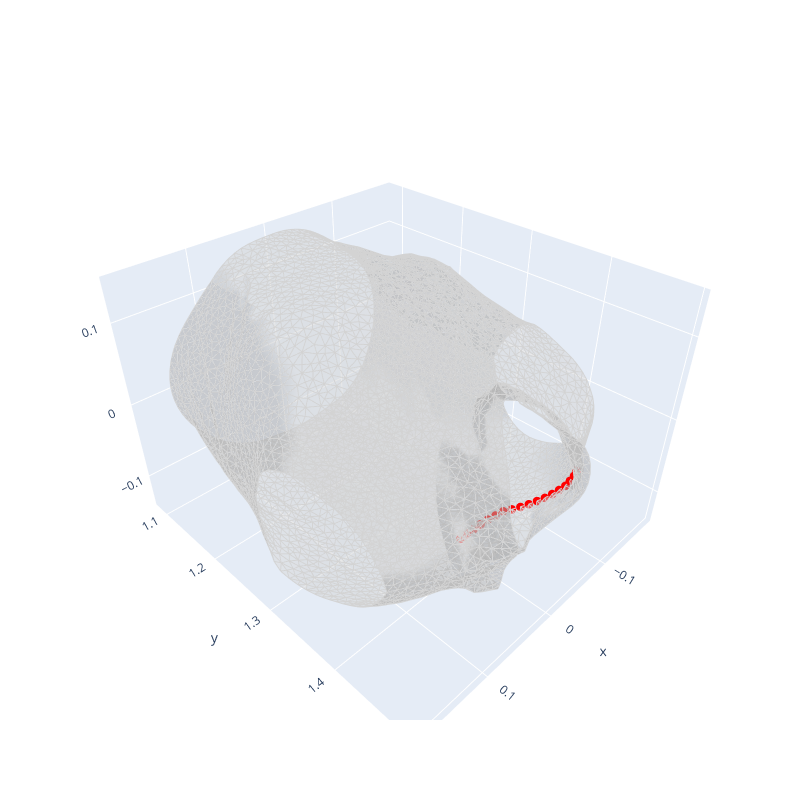

Notebook code for this chart:
### Code cell
vertices = simulated_garment_mesh.vertices[[53, 165]]
vertices = simulated_garment_mesh.vertices[
    stitch_vertex_mask_dict[6]
]

visualize_meshes_plotly(
    [simulated_garment_mesh],
    color_list=["lightgray"],
    show_edges=True,
    vertices_list=[
        vertices
    ],
    vertices_color_list=["red"],
    vertex_marker_size=5
)

### Figure 1 — Plotly figure (JSON) as saved in the notebook; plotly's stock layout.template omitted (floating-point values rounded to 4 significant figures; data arrays with more than 128 entries replaced by an {"elided": "..."} marker saying what was removed)
{"data": [{"color": "lightgray", "i": {"elided": "8320 int values"}, "j": {"elided": "8320 int values"}, "k": {"elided": "8320 int values"}, "opacity": 0.5, "type": "mesh3d", "x": {"elided": "4610 float values"}, "y": {"elided": "4610 float values"}, "z": {"elided": "4610 float values"}}, {"line": {"color": "lightgray", "width": 2}, "mode": "lines", "name": "Edges", "type": "scatter3d", "x": {"elided": "74880 float values"}, "y": {"elided": "74880 float values"}, "z": {"elided": "74880 float values"}}, {"marker": {"color": "red", "opacity": 1, "size": 5}, "mode": "markers", "name": "Vertices", "type": "scatter3d", "x": [-0.09665, -0.09665, -0.09665, -0.09665, 0.0006441, 0.0006441, 0.0006441, 0.0006441, -0.009415, -0.009415, -0.01939, -0.01939, -0.02908, -0.02908, -0.03852, -0.03852, -0.04763, -0.04763, -0.05623, -0.05623, -0.06404, -0.06404, -0.07141, -0.07141, -0.0781, -0.0781, -0.08393, -0.08393, -0.08841, -0.08841, -0.09202, -0.09202, -0.09489, -0.09489, -0.09689, -0.09689, -0.0975, -0.0975, -0.09756, -0.09756], "y": [1.455, 1.455, 1.455, 1.455, 1.384, 1.384, 1.384, 1.384, 1.385, 1.385, 1.386, 1.386, 1.388, 1.388, 1.39, 1.39, 1.393, 1.393, 1.397, 1.397, 1.403, 1.403, 1.408, 1.408, 1.415, 1.415, 1.421, 1.421, 1.427, 1.427, 1.434, 1.434, 1.439, 1.439, 1.445, 1.445, 1.449, 1.449, 1.453, 1.453], "z": [-0.04067, -0.04067, -0.04067, -0.04067, -0.1212, -0.1212, -0.1212, -0.1212, -0.1207, -0.1207, -0.1197, -0.1197, -0.1177, -0.1177, -0.1154, -0.1154, -0.113, -0.113, -0.11, -0.11, -0.1084, -0.1084, -0.1058, -0.1058, -0.102, -0.102, -0.09705, -0.09705, -0.09102, -0.09102, -0.08388, -0.08388, -0.07615, -0.07615, -0.068, -0.068, -0.05903, -0.05903, -0.04993, -0.04993]}], "layout": {"height": 800, "scene": {"aspectmode": "data"}, "showlegend": false, "width": 800}}
